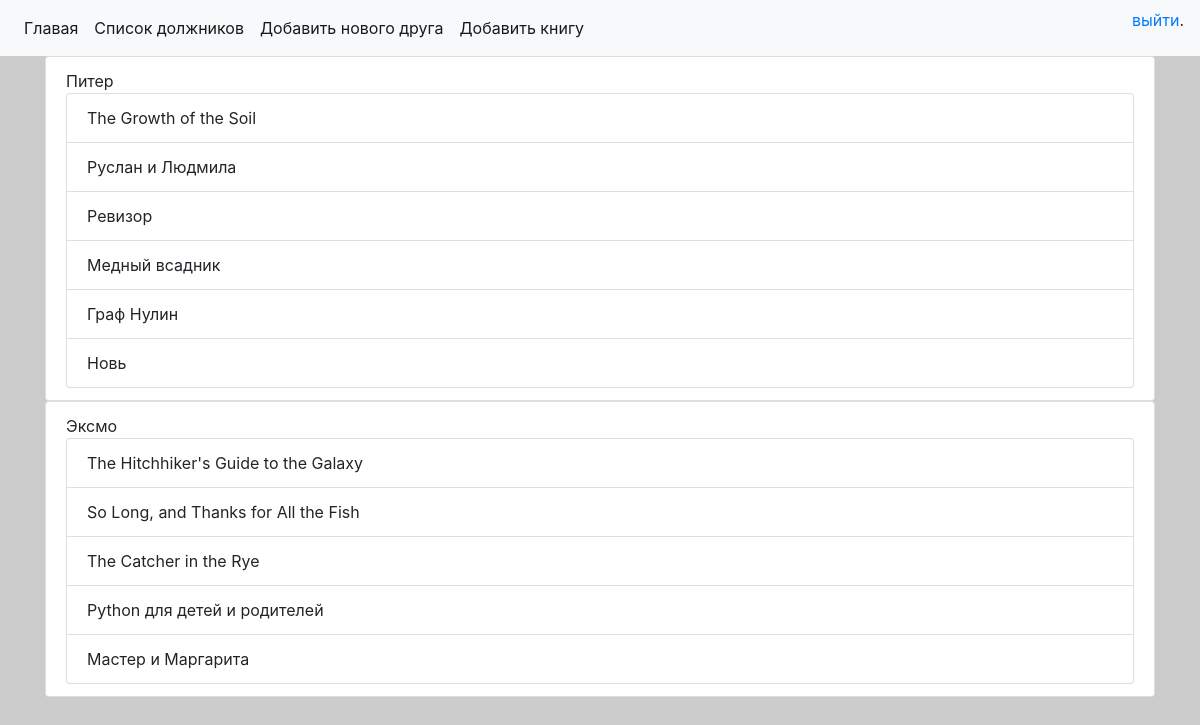
Screenshot of /publishers/ with the database file from the repository.
### p_library/models.py (models this page shows, shortened)
class Publisher(models.Model):
    title = models.CharField(max_length=128, verbose_name='Наименование издателя')

class Book(models.Model):
    ISBN = models.CharField(max_length=13)
    title = models.TextField(verbose_name='Название')
    description = models.TextField(verbose_name='Описание')
    year_release = models.SmallIntegerField(verbose_name='Год издания')
    pic = models.ImageField(upload_to='pics/%Y/%m/%d/', default='')
    author = models.ForeignKey(Author, on_delete=models.CASCADE, verbose_name='ФИО автора')
    copy_count = models.IntegerField(default=1, verbose_name='Количество')
    price = models.DecimalField(max_digits=10, decimal_places=2, default=0, verbose_name='Цена')
    publisher = models.ForeignKey('Publisher', on_delete=models.CASCADE, null=True, blank=True, related_name='books', verbose_name='Издательство')
    friend = models.ForeignKey('Friend', on_delete=models.PROTECT, null=True, blank=True, related_name='borrowed_books', verbose_name='Имя друга')
    is_borrowed = models.BooleanField(default=False, verbose_name='Одолжена')

### p_library/views.py (the view)
# urls.py: path('publishers/', publishers.as_view(), name='pub_list'),
class publishers(ListView):
    template_name = 'publishers.html'
    model = Publisher
    context_object_name = "publishers"
    extra_context = {'title': 'Список издателей'}

### p_library/templates/publishers.html (shortened to what this page needs)
{% extends 'base.html' %}
{% block content %}
    {% for item in publishers %}
        <ul class="list-group">
            <li class="list-group-item">
                {{ item.title }}
                <ul class="list-group">
                    {% for book in item.books.all %}
                        <li class="list-group-item"> {{ book.title }}</li>
                    {% endfor %}
                </ul>
            </li>
        </ul>
    {% endfor %}
{% endblock %}

### static/css/style.css (style rules this page uses)
body { background-color:#ccc; }

### rows the page displays
Publisher: title "Питер"
Book: title "The Growth of the Soil"
Book: title "Руслан и Людмила"
Book: title "Ревизор"
Book: title "Медный всадник"
Book: title "Граф Нулин"
Book: title "Новь"
Publisher: title "Эксмо"
Book: title "The Hitchhiker's Guide to the Galaxy"
Book: title "So Long, and Thanks for All the Fish"
Book: title "The Catcher in the Rye"
Book: title "Python для детей и родителей"
Book: title "Мастер и Маргарита"
